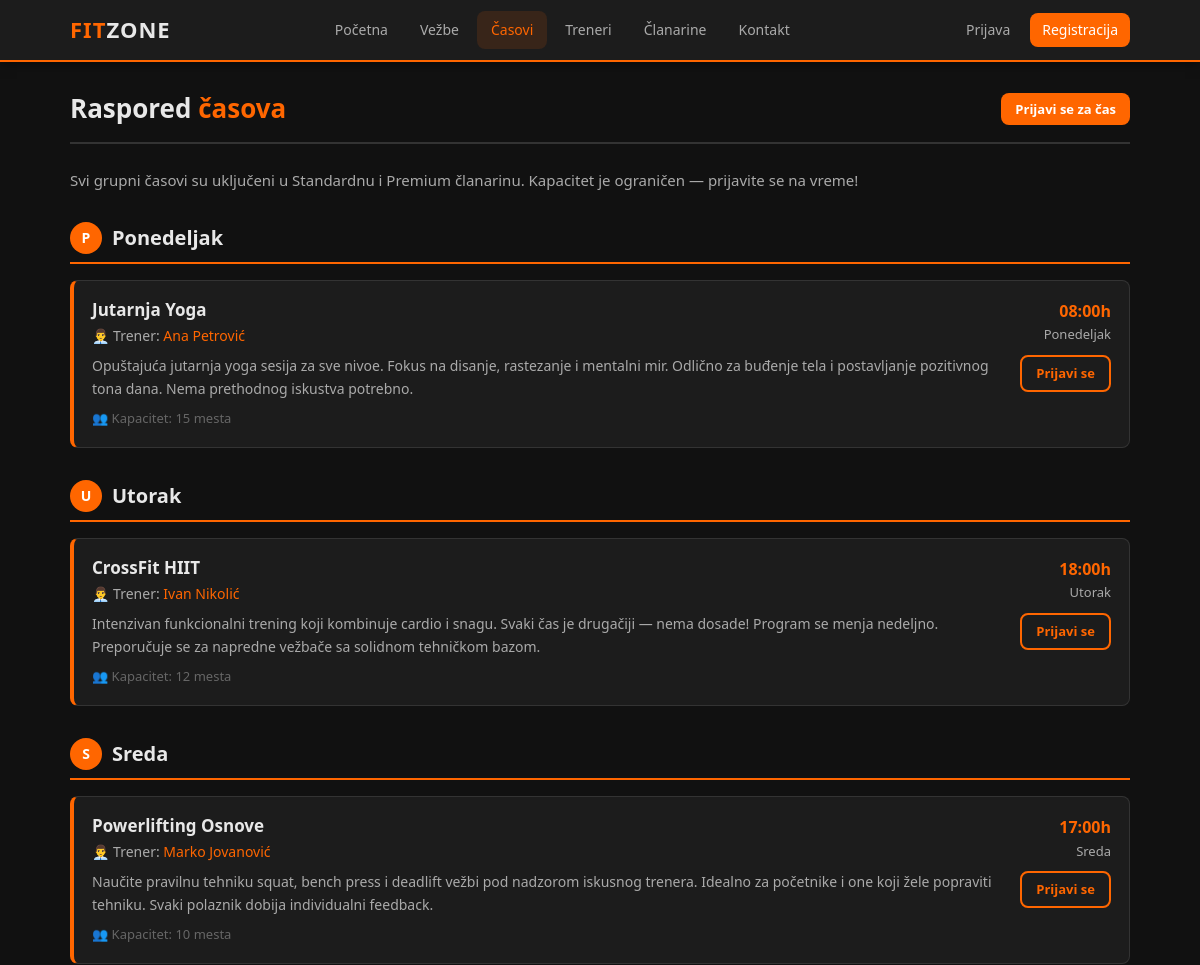
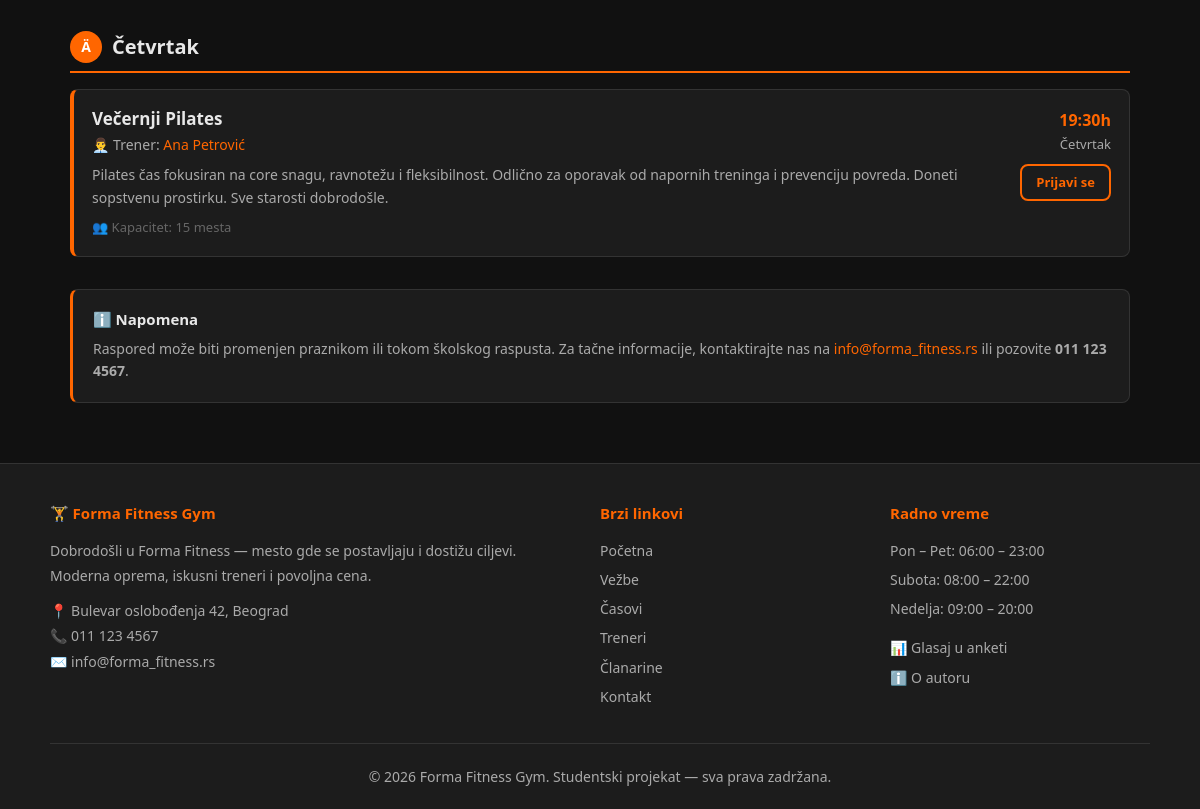
Screenshot of /casovi.php with the database file from the repository (2 pictures, top to bottom).
### tables this page shows
CREATE TABLE IF NOT EXISTS meni_stavke (
    id INT AUTO_INCREMENT PRIMARY KEY,
    naziv VARCHAR(100) NOT NULL,
    url VARCHAR(255) NOT NULL,
    pozicija INT DEFAULT 0,
    aktivan TINYINT DEFAULT 1
);

CREATE TABLE IF NOT EXISTS casovi (
    id INT AUTO_INCREMENT PRIMARY KEY,
    naziv VARCHAR(255) NOT NULL,
    trener_id INT,
    opis TEXT,
    dan_u_nedelji VARCHAR(20),
    vreme TIME,
    kapacitet INT DEFAULT 20,
    aktivan TINYINT DEFAULT 1,
    FOREIGN KEY (trener_id) REFERENCES treneri(id) ON DELETE SET NULL
);

### functions.php (called while the page is built, shortened)
<?php
function e($tekst) {
    return htmlspecialchars((string)($tekst ?? ''), ENT_QUOTES, 'UTF-8');
}
function je_li_ulogovan() {
    return isset($_SESSION['korisnik_id']) && !empty($_SESSION['korisnik_id']);
}
function dobiti_meni($pdo) {
    $stmt = $pdo->query('SELECT naziv, url FROM meni_stavke WHERE aktivan = 1 ORDER BY pozicija ASC');
    return $stmt->fetchAll();
}

### casovi.php (the view, shortened to what this page needs)
<?php
require_once 'konekcija.php';
require_once 'functions.php';
$stmt = $pdo->query('
    SELECT c.id, c.naziv, c.opis, c.dan_u_nedelji, c.vreme, c.kapacitet,
           CONCAT(t.ime, " ", t.prezime) AS trener_ime, t.id AS trener_id
    FROM casovi c
    LEFT JOIN treneri t ON c.trener_id = t.id
    WHERE c.aktivan = 1
    ORDER BY FIELD(c.dan_u_nedelji, "Ponedeljak","Utorak","Sreda","Četvrtak","Petak","Subota","Nedelja"), c.vreme ASC
');
$casovi = $stmt->fetchAll();
$po_danu = [];
foreach ($casovi as $cas) {
    $po_danu[$cas['dan_u_nedelji']][] = $cas;
}
$redosled_dana = ['Ponedeljak', 'Utorak', 'Sreda', 'Četvrtak', 'Petak', 'Subota', 'Nedelja'];
require_once 'includes/header.php';
?>
<div class="main-content">
    <div class="page-naslov">
        <h1>Raspored <span>časova</span></h1>
        <a href="<?= BASE_URL ?>/kontakt.php" class="btn btn-primary btn-sm">Prijavi se za čas</a>
    </div>
    <p style="color:var(--text2);margin-bottom:30px;">
        Svi grupni časovi su uključeni u Standardnu i Premium članarinu. Kapacitet je ograničen — prijavite se na vreme!
    </p>
    <?php if (empty($casovi)): ?>
        <div style="text-align:center;padding:60px;color:var(--text2);">
            <div style="font-size:48px;margin-bottom:16px;">📅</div>
            <h3>Trenutno nema dostupnih časova.</h3>
            <p>Proverite ponovo uskoro.</p>
        </div>
    <?php else: ?>
        <?php foreach ($redosled_dana as $dan): ?>
            <?php if (!isset($po_danu[$dan])) continue; ?>
            <div style="margin-bottom:32px;">
                <h2 style="font-size:20px;padding-bottom:8px;border-bottom:2px solid var(--orange);margin-bottom:16px;display:flex;align-items:center;gap:10px;">
                    <span style="background:var(--orange);color:#fff;border-radius:50%;width:32px;height:32px;display:inline-flex;align-items:center;justify-content:center;font-size:14px;font-weight:700;">
                        <?= substr($dan, 0, 1) ?>
                    </span>
                    <?= e($dan) ?>
                </h2>
                <?php foreach ($po_danu[$dan] as $cas): ?>
                <div class="cas-kartica">
                    <div style="flex:1;">
                        <h3><?= e($cas['naziv']) ?></h3>
                        <?php if ($cas['trener_ime']): ?>
                            <p style="margin-bottom:8px;">
                                👨‍💼 Trener:
                                <a href="<?= BASE_URL ?>/treneri.php" style="color:var(--orange);">
                                    <?= e($cas['trener_ime']) ?>
                                </a>
                            </p>
                        <?php endif; ?>
                        <p><?= e($cas['opis']) ?></p>
                        <p style="margin-top:8px;font-size:13px;color:var(--text3);">
                            👥 Kapacitet: <?= $cas['kapacitet'] ?> mesta
                        </p>
                    </div>
                    <div style="text-align:right;flex-shrink:0;">
                        <div class="cas-vreme"><?= substr($cas['vreme'], 0, 5) ?>h</div>
                        <div class="cas-dan"><?= e($cas['dan_u_nedelji']) ?></div>
                        <a href="<?= BASE_URL ?>/kontakt.php" class="btn btn-outline btn-sm" style="margin-top:10px;display:inline-block;">
                            Prijavi se
                        </a>
                    </div>
                </div>
                <?php endforeach; ?>
            </div>
        <?php endforeach; ?>
    <?php endif; ?>
    <div class="p-box mt-3" style="border-left:3px solid var(--orange);">
        <h4 style="margin-bottom:8px;">ℹ️ Napomena</h4>
        <p style="color:var(--text2);font-size:14px;">
            Raspored može biti promenjen praznikom ili tokom školskog raspusta.
            Za tačne informacije, kontaktirajte nas na <a href="mailto:info@forma_fitness.rs">info@forma_fitness.rs</a>
            ili pozovite <strong>011 123 4567</strong>.
        </p>
    </div>
</div>
<?php require_once 'includes/footer.php'; ?>

### includes/header.php (shortened to what this page needs)
<?php
$meni = dobiti_meni($pdo);
$trenutni_url = $_SERVER['REQUEST_URI'];
?>
<!DOCTYPE html>
<html lang="sr">
<head>
    <link rel="stylesheet" href="<?= BASE_URL ?>/style.css">
</head>
<body>
<nav class="navbar">
    <div class="nav-inner">
        <a href="<?= BASE_URL ?>/index.php" class="nav-logo">FIT<span>ZONE</span></a>
        <div class="nav-links" id="nav-links">
            <?php foreach ($meni as $stavka): ?>
                <a href="<?= e($stavka['url']) ?>"
                   class="<?= str_contains($trenutni_url, basename($stavka['url'])) ? 'active' : '' ?>">
                    <?= e($stavka['naziv']) ?>
                </a>
            <?php endforeach; ?>
        </div>
        <div class="nav-right">
            <?php if (je_li_ulogovan()): ?>
                <a href="<?= BASE_URL ?>/profil.php">
                    👤 <?= e($_SESSION['korisnik_ime'] ?? 'Profil') ?>
                </a>
                <?php if (je_li_admin()): ?>
                    <a href="<?= BASE_URL ?>/admin/">Admin</a>
                <?php endif; ?>
                <a href="<?= BASE_URL ?>/logout.php">Odjava</a>
            <?php else: ?>
                <a href="<?= BASE_URL ?>/login.php">Prijava</a>
                <a href="<?= BASE_URL ?>/registracija.php" class="btn-nav">Registracija</a>
            <?php endif; ?>
        </div>
    </div>
</nav>

### includes/footer.php (shortened to what this page needs)
<footer class="footer">
    <div class="footer-inner">
        <div>
            <h4>🏋️ Forma Fitness Gym</h4>
            <p>Dobrodošli u Forma Fitness — mesto gde se postavljaju i dostižu ciljevi.
               Moderna oprema, iskusni treneri i povoljna cena.</p>
            <p style="margin-top:10px;">
                📍 Bulevar oslobođenja 42, Beograd<br>
                📞 011 123 4567<br>
                ✉️ info@forma_fitness.rs
            </p>
        </div>
        <div>
            <h4>Brzi linkovi</h4>
            <ul>
                <?php
                global $meni;
                if (!empty($meni)):
                    foreach ($meni as $stavka): ?>
                        <li><a href="<?= e($stavka['url']) ?>"><?= e($stavka['naziv']) ?></a></li>
                    <?php endforeach;
                endif; ?>
            </ul>
        </div>
        <div>
            <h4>Radno vreme</h4>
            <ul>
                <li>Pon – Pet: 06:00 – 23:00</li>
                <li>Subota: 08:00 – 22:00</li>
                <li>Nedelja: 09:00 – 20:00</li>
            </ul>
            <p style="margin-top:14px;">
                <a href="<?= BASE_URL ?>/anketa.php">📊 Glasaj u anketi</a><br>
                <a href="<?= BASE_URL ?>/o_autoru.php" style="margin-top:4px;display:inline-block;">ℹ️ O autoru</a>
            </p>
        </div>
    </div>
    <div class="footer-bottom">
        <p>&copy; <?= date('Y') ?> Forma Fitness Gym. Studentski projekat — sva prava zadržana.</p>
    </div>
</footer>
</body>
</html>

### style.css (style rules this page uses)
:root { --bg: #111111; --bg2: #1c1c1c; --bg3: #252525; --bg4: #2f2f2f; --orange: #ff6600; --orange-dark: #cc5200; --orange-pale: rgba(255, 102, 0, 0.12); --text: #e8e8e8; --text2: #aaaaaa; --text3: #666666; --border: #333333; --radius: 8px; --shadow: 0 4px 16px rgba(0,0,0,0.4); }
*, *::before, *::after { box-sizing: border-box; margin: 0; padding: 0; }
html { scroll-behavior: smooth; }
body { font-family: 'Segoe UI', Tahoma, Geneva, Verdana, sans-serif; background-color: var(--bg); color: var(--text); line-height: 1.6; font-size: 15px; }
a { color: var(--orange); text-decoration: none; }
ul { list-style: none; }
h1, h2, h3, h4 { color: var(--text); font-weight: 600; line-height: 1.3; }
.navbar { background: var(--bg2); border-bottom: 2px solid var(--orange); position: sticky; top: 0; z-index: 100; box-shadow: 0 2px 10px rgba(0,0,0,0.5); }
.nav-inner { max-width: 1100px; margin: 0 auto; display: flex; align-items: center; justify-content: space-between; padding: 0 20px; height: 60px; }
.nav-logo { font-size: 22px; font-weight: 800; color: var(--orange) !important; text-decoration: none !important; letter-spacing: 1px; }
.nav-logo span { color: var(--text); }
.nav-links { display: flex; align-items: center; gap: 4px; }
.nav-links a { color: var(--text2); padding: 8px 14px; border-radius: var(--radius); font-size: 14px; font-weight: 500; transition: background 0.2s, color 0.2s; }
.nav-links a:hover, .nav-links a.active { background: var(--orange-pale); color: var(--orange); text-decoration: none; }
.nav-right { display: flex; align-items: center; gap: 8px; }
.nav-right a { color: var(--text2); font-size: 14px; padding: 6px 12px; border-radius: var(--radius); transition: background 0.2s, color 0.2s; }
.nav-right .btn-nav { background: var(--orange); color: #fff !important; }
.main-content { max-width: 1100px; margin: 0 auto; padding: 30px 20px 60px; }
.btn { display: inline-block; padding: 10px 24px; border-radius: var(--radius); font-size: 14px; font-weight: 600; cursor: pointer; transition: background 0.2s, transform 0.1s; border: none; text-align: center; }
.btn-primary { background: var(--orange); color: #fff !important; }
.btn-outline { background: transparent; color: var(--orange) !important; border: 2px solid var(--orange); }
.btn-sm { padding: 6px 14px; font-size: 13px; }
.page-naslov { margin-bottom: 24px; padding-bottom: 16px; border-bottom: 2px solid var(--border); display: flex; align-items: center; justify-content: space-between; flex-wrap: wrap; gap: 12px; }
.page-naslov h1 { font-size: 26px; }
.page-naslov h1 span { color: var(--orange); }
.cas-kartica { background: var(--bg2); border: 1px solid var(--border); border-left: 4px solid var(--orange); border-radius: var(--radius); padding: 18px; margin-bottom: 14px; display: flex; justify-content: space-between; align-items: flex-start; gap: 12px; flex-wrap: wrap; }
.cas-kartica h3 { font-size: 17px; margin-bottom: 4px; }
.cas-kartica p { color: var(--text2); font-size: 14px; }
.cas-vreme { color: var(--orange); font-weight: 700; font-size: 16px; white-space: nowrap; }
.cas-dan { color: var(--text2); font-size: 13px; }
.footer { background: var(--bg2); border-top: 1px solid var(--border); padding: 40px 20px 20px; margin-top: auto; }
.footer-inner { max-width: 1100px; margin: 0 auto; display: grid; grid-template-columns: 2fr 1fr 1fr; gap: 30px; margin-bottom: 30px; }
.footer h4 { color: var(--orange); margin-bottom: 14px; font-size: 15px; }
.footer p, .footer li { color: var(--text2); font-size: 14px; line-height: 1.8; }
.footer a { color: var(--text2); font-size: 14px; }
.footer li { margin-bottom: 4px; }
.footer-bottom { max-width: 1100px; margin: 0 auto; text-align: center; padding-top: 20px; border-top: 1px solid var(--border); color: var(--text3); font-size: 13px; }
.mt-3 { margin-top: 24px; }
.p-box { background: var(--bg2); border: 1px solid var(--border); border-radius: var(--radius); padding: 20px; }

### rows the page displays
meni_stavke: naziv "Početna"
meni_stavke: naziv "Vežbe"
meni_stavke: naziv "Časovi"
meni_stavke: naziv "Treneri"
meni_stavke: naziv "Članarine"
meni_stavke: naziv "Kontakt"
casovi: naziv "Jutarnja Yoga", trener_ime "Ana Petrović", opis "Opuštajuća jutarnja yoga sesija za sve nivoe. Fokus na disanje, rastezanje i mentalni mir. Odlično za buđenje tela i postavljanje pozitivnog tona dana. Nema prethodnog iskustva potrebno.", kapacitet "15", vreme "08:00", dan_u_nedelji "Ponedeljak"
casovi: naziv "CrossFit HIIT", trener_ime "Ivan Nikolić", opis "Intenzivan funkcionalni trening koji kombinuje cardio i snagu. Svaki čas je drugačiji — nema dosade! Program se menja nedeljno. Preporučuje se za napredne vežbače sa solidnom tehničkom bazom.", kapacitet "12", vreme "18:00", dan_u_nedelji "Utorak"
casovi: naziv "Powerlifting Osnove", trener_ime "Marko Jovanović", opis "Naučite pravilnu tehniku squat, bench press i deadlift vežbi pod nadzorom iskusnog trenera. Idealno za početnike i one koji žele popraviti tehniku. Svaki polaznik dobija individualni feedback.", kapacitet "10", vreme "17:00", dan_u_nedelji "Sreda"
casovi: naziv "Večernji Pilates", trener_ime "Ana Petrović", opis "Pilates čas fokusiran na core snagu, ravnotežu i fleksibilnost. Odlično za oporavak od napornih treninga i prevenciju povreda. Doneti sopstvenu prostirku. Sve starosti dobrodošle.", kapacitet "15", vreme "19:30", dan_u_nedelji "Četvrtak"

### other values shown
substr($dan, 0, 1) "P"
$dan "Ponedeljak"
substr($dan, 0, 1) "U"
$dan "Utorak"
substr($dan, 0, 1) "S"
$dan "Sreda"
substr($dan, 0, 1) "Ä"
$dan "Četvrtak"
